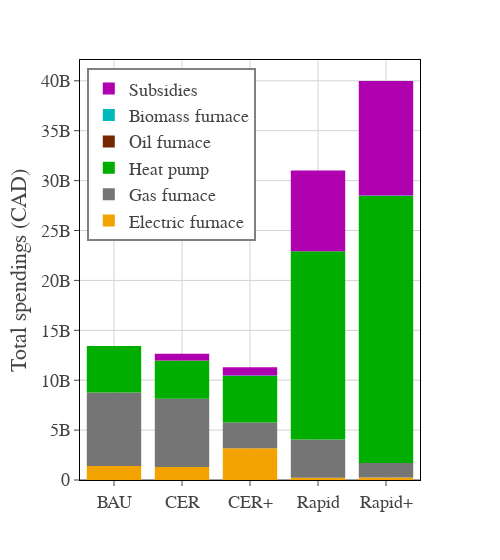

The notebook cell saved with this chart:
### Code cell
ABM_colors.update({"Subsidies":"#ae00ae"})
fig = sciencify_plotly_fig(
    px.bar(
        scenario_spendings,
        x="scenario",
        y="Purchase cost",
        color="tech",
        color_discrete_map=ABM_colors,
    )
)
fig.update_layout(
    yaxis_title="Total spendings (CAD)",
    xaxis_title="",
    legend=dict(
        title_text=None,
        # bgcolor="LightSteelBlue",
        bordercolor="gray",
        borderwidth=2,
        x=0.02,
        y=0.98,
        traceorder="reversed",
    ),
    width=500,
    font_family="cm",
    font_size=18
)
fig.write_image("abm_total_spendings.pdf")
fig.write_image("abm_total_spendings.svg")
fig

### Figure 1 — Plotly figure (JSON) as saved in the notebook; plotly's stock layout.template omitted (floating-point values rounded to 4 significant figures)
{"data": [{"alignmentgroup": "True", "hovertemplate": "tech=Electric furnace<br>scenario=%{x}<br>Purchase cost=%{y}<extra></extra>", "legendgroup": "Electric furnace", "marker": {"color": "#f2a300", "pattern": {"shape": ""}}, "name": "Electric furnace", "offsetgroup": "Electric furnace", "orientation": "v", "showlegend": true, "textposition": "auto", "type": "bar", "x": ["BAU", "CER", "CER+", "Rapid", "Rapid+"], "xaxis": "x", "y": [1408000000.0, 1311000000.0, 3171000000.0, 233600000.0, 252300000.0], "yaxis": "y"}, {"alignmentgroup": "True", "hovertemplate": "tech=Gas furnace<br>scenario=%{x}<br>Purchase cost=%{y}<extra></extra>", "legendgroup": "Gas furnace", "marker": {"color": "#757575", "pattern": {"shape": ""}}, "name": "Gas furnace", "offsetgroup": "Gas furnace", "orientation": "v", "showlegend": true, "textposition": "auto", "type": "bar", "x": ["BAU", "CER", "CER+", "Rapid", "Rapid+"], "xaxis": "x", "y": [7369000000.0, 6842000000.0, 2587000000.0, 3823000000.0, 1440000000.0], "yaxis": "y"}, {"alignmentgroup": "True", "hovertemplate": "tech=Heat pump<br>scenario=%{x}<br>Purchase cost=%{y}<extra></extra>", "legendgroup": "Heat pump", "marker": {"color": "#00ae00", "pattern": {"shape": ""}}, "name": "Heat pump", "offsetgroup": "Heat pump", "orientation": "v", "showlegend": true, "textposition": "auto", "type": "bar", "x": ["BAU", "CER", "CER+", "Rapid", "Rapid+"], "xaxis": "x", "y": [4647000000.0, 3804000000.0, 4668000000.0, 18870000000.0, 26760000000.0], "yaxis": "y"}, {"alignmentgroup": "True", "hovertemplate": "tech=Oil furnace<br>scenario=%{x}<br>Purchase cost=%{y}<extra></extra>", "legendgroup": "Oil furnace", "marker": {"color": "#772700", "pattern": {"shape": ""}}, "name": "Oil furnace", "offsetgroup": "Oil furnace", "orientation": "v", "showlegend": true, "textposition": "auto", "type": "bar", "x": ["CER"], "xaxis": "x", "y": [17550000.0], "yaxis": "y"}, {"alignmentgroup": "True", "hovertemplate": "tech=Biomass furnace<br>scenario=%{x}<br>Purchase cost=%{y}<extra></extra>", "legendgroup": "Biomass furnace", "marker": {"color": "#00b9ba", "pattern": {"shape": ""}}, "name": "Biomass furnace", "offsetgroup": "Biomass furnace", "orientation": "v", "showlegend": true, "textposition": "auto", "type": "bar", "x": ["CER+", "Rapid+"], "xaxis": "x", "y": [46730000.0, 64500000.0], "yaxis": "y"}, {"alignmentgroup": "True", "hovertemplate": "tech=Subsidies<br>scenario=%{x}<br>Purchase cost=%{y}<extra></extra>", "legendgroup": "Subsidies", "marker": {"color": "#ae00ae", "pattern": {"shape": ""}}, "name": "Subsidies", "offsetgroup": "Subsidies", "orientation": "v", "showlegend": true, "textposition": "auto", "type": "bar", "x": ["CER", "CER+", "Rapid", "Rapid+"], "xaxis": "x", "y": [671300000.0, 823800000.0, 8087000000.0, 11470000000.0], "yaxis": "y"}], "layout": {"barmode": "relative", "font": {"family": "cm", "size": 18}, "legend": {"bordercolor": "gray", "borderwidth": 2, "title": {}, "tracegroupgap": 0, "traceorder": "reversed", "x": 0.02, "y": 0.98}, "margin": {"t": 60}, "plot_bgcolor": "white", "width": 500, "xaxis": {"anchor": "y", "domain": [0, 1], "gridcolor": "lightgrey", "linecolor": "black", "mirror": true, "showline": true, "ticks": "outside", "title": {"text": ""}}, "yaxis": {"anchor": "x", "domain": [0, 1], "gridcolor": "lightgrey", "linecolor": "black", "mirror": true, "showline": true, "ticks": "outside", "title": {"text": "Total spendings (CAD)"}}}}
